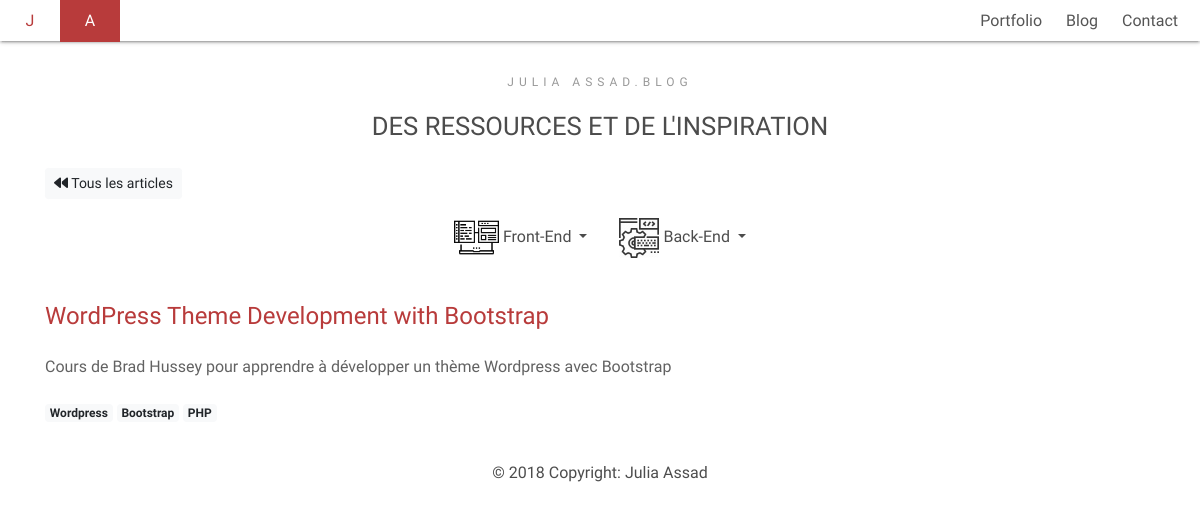
/Blog/article/wordpress-theme-development-with-bootstrap, run on an earlier commit of the app's database.
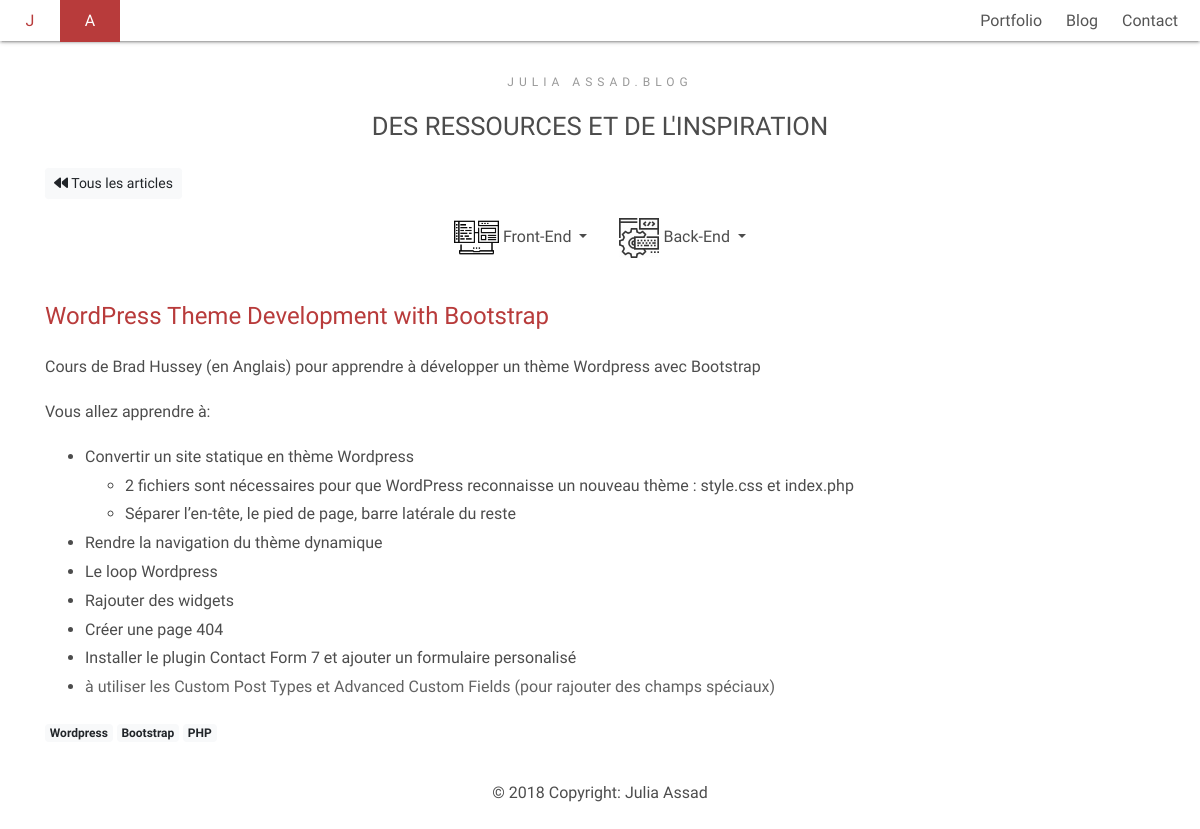
And on a later commit of the database.
### tables this page shows
CREATE TABLE `articles` (
  `article_id` int(11) NOT NULL,
  `article_title` varchar(255) NOT NULL,
  `article_content` text NOT NULL,
  `article_excerpt` text NOT NULL,
  `article_image` varchar(255) NOT NULL,
  `article_url` text NOT NULL,
  `article_slug` varchar(255) NOT NULL,
  `is_published` tinyint(1) NOT NULL DEFAULT '0'
);

### app/libraries/Core.php (called while the page is built, shortened)
<?php
class Core
{
 protected $currentMethod = 'Index';
 public function __construct()
 {
  $url = $this->getUrl();
  if (file_exists('../app/controllers/' . ucwords($url[0]) . '.php')) {
   unset($url[0]);
  }
  $this->currentController = new $this->currentController;
  if (isset($url[1])) {
   if (method_exists($this->currentController, $url[1])) {
    $this->currentMethod = $url[1];
    unset($url[1]);
   }
  }
  $this->params = $url ? array_values($url) : [];
  call_user_func_array([$this->currentController, $this->currentMethod], $this->params);
 }
 public function getUrl()
 {
  if (isset($_GET['url'])) {
   $url = rtrim($_GET['url'], '/');
   $url = filter_var($url, FILTER_SANITIZE_URL);
   $url = explode('/', $url);
   return $url;
  }
 }
}

### build/index.php (called while the page is built, shortened)
<?php
$init = new Core;

### app/libraries/Database.php (called while the page is built, shortened)
<?php
class Database
{
 private $host = DB_HOST;
 private $user = DB_USER;
 private $pass = DB_PASS;
 private $dbname = DB_NAME;
 private $dbh;
 private $stmt;
 public function __construct()
 {
  $dsn = 'mysql:host=' . $this->host . ';dbname=' . $this->dbname;
  $options = array(
   PDO::ATTR_PERSISTENT => true,
   PDO::ATTR_ERRMODE => PDO::ERRMODE_EXCEPTION,
  );
  try {
   $this->dbh = new PDO($dsn, $this->user, $this->pass, $options);
  } catch (PDOException $e) {
   $this->error = $e->getMessage();
   echo $this->error;
  }}
 public function query($sql)
 {
  $this->stmt = $this->dbh->prepare($sql);
 }
 public function bind($param, $value, $type = null)
 {
  if (is_null($type)) {
   switch (true) {
    default:
     $type = PDO::PARAM_STR;
   }
  }
  $this->stmt->bindValue($param, $value, $type);
 }
 public function execute()
 {
  return $this->stmt->execute();
 }
 public function resultSet()
 {
  $this->execute();
  return $this->stmt->fetchAll(PDO::FETCH_OBJ);
 }
 public function single()
 {
  $this->execute();
  return $this->stmt->fetch(PDO::FETCH_OBJ);
 }
}

### app/models/Blogmodel.php (called while the page is built, shortened)
<?php
class Blogmodel
{
    private $db;
    public function __construct()
    {
        $this->db = new Database;
    }
    public function getarticleBySlug($slug)
    {
        $this->db->query("SELECT * FROM articles WHERE article_slug = :slug");
        $this->db->bind(':slug', $slug);
        $row = $this->db->single();
        return $row;
    }
}

### app/models/Categorymodel.php (called while the page is built, shortened)
<?php
class Categorymodel
{
    private $db;
    public function __construct()
    {
        $this->db = new Database;
    }
    public function getFrontCategories()
    {
        $this->db->query('SELECT * FROM categories
        INNER JOIN article_categories on categories.category_id = article_categories.category_id
        INNER JOIN articles on articles.article_id = article_categories.article_id
        WHERE category_type = :type
        AND articles.is_published = 1
        GROUP BY article_categories.category_id');
        $this->db->bind(':type', 'front-end');
        $results = $this->db->resultSet();
        return $results;
    }
    public function getBackCategories()
    {
        $this->db->query('SELECT * FROM categories
        INNER JOIN article_categories on categories.category_id = article_categories.category_id
        INNER JOIN articles on articles.article_id = article_categories.article_id
        WHERE category_type = :type
        AND articles.is_published = 1
        GROUP BY article_categories.category_id');
        $this->db->bind(':type', 'back-end');
        $results = $this->db->resultSet();
        return $results;
    }
    public function getDatabaseCategories()
    {
        $this->db->query('SELECT * FROM categories
        INNER JOIN article_categories on categories.category_id = article_categories.category_id
        INNER JOIN articles on articles.article_id = article_categories.article_id
        WHERE category_type = :type
        AND articles.is_published = 1
        GROUP BY article_categories.category_id');
        $this->db->bind(':type', 'database');
        $results = $this->db->resultSet();
        return $results;
    }
    public function getCategories()
    {
        $this->db->query('SELECT * FROM categories INNER JOIN article_categories on article_categories.category_id = categories.category_id');
        $results = $this->db->resultSet();
        return $results;
    }
}

### app/views/front/pages/single-article.php (the view, shortened to what the changed rows need)
<?php require APPROOT . '/views/inc/header.php';?>
<?php require APPROOT . '/views/inc/top-menu.php';?>
<div id="main" class="main-container">
    <section class="single-article">
        <div class="container">
            <div class="row">
                <div class="col-sm-12">
                    <span class="heading-meta text-center">Julia Assad.blog</span>
                    <h2 class="mb-4 text-center section-title">Des Ressources et de l'inspiration</h2>
                    <a href="<?php echo URLROOT; ?>/Blog" class="btn btn-sm btn-light"><i class="fa fa-backward"
                            aria-hidden="true"></i>
                        Tous les articles</a>
                    <nav class="navbar justify-content-center mb-4">
                        <?php if($data['frontCategories']):?>
                        <div class="nav-item dropdown">
                            <a class="nav-link dropdown-toggle" href="#" id="navbarDropdown" role="button"
                                data-toggle="dropdown" aria-haspopup="true" aria-expanded="false">
                                <img class="img-fluid front-end-img" src="../../img/front.png" width="45" height="45"
                                    alt="front-end icon"> Front-End
                            </a>
                        </div>
                        <?php endif;?>
                        <?php if($data['backCategories']):?>
                        <div class="nav-item dropdown">
                            <a class="nav-link dropdown-toggle" href="#" id="navbarDropdown2" role="button"
                                data-toggle="dropdown" aria-haspopup="true" aria-expanded="false">
                                <img class="img-fluid back-end-img" src="../../img/back.png" width="40" height="40"
                                    alt="front-end icon"> Back-End
                            </a>
                        </div>
                        <?php endif;?>
                    </nav>
                    <?php if($data['article']->article_url):?>
                    <h2 class="mt-3 h4"><a href="<?php echo $data['article']->article_url;?>" target="_blank"> <?php echo $data['article']->article_title; ?></a></h2>
                    <?php else: ?>
                    <h2 class="mt-3 h4"><?php echo $data['article']->article_title; ?></h2>
                    <?php endif;?>
                    <?php echo $data['article']->article_content; ?>
                    <div class="mb-3">
                        <?php foreach ($data['categories'] as $category):?>
                        <?php if($data['article']->article_id == $category->article_id):?>
                        <a href="<?php echo URLROOT;?>/Blog/categorie/<?php echo $category->category_name_slug;?>"
                            class="badge badge-light"><?php echo $category->category_name;?></a>
                        <?php endif;?>
                        <?php endforeach;?>
                    </div>
                </div>
            </div>
        </div>
    </section>
</div>
<?php require APPROOT . '/views/inc/footer.php';?>

What changed in the data, as far as the page shows it:
changed articles "WordPress Theme Development with Bootstrap": article_content "Cours de Brad Hussey pour apprendre à développer un thème Wordpress avec Bootstrap" → "Cours de Brad Hussey (en Anglais) pour apprendre à développer un thème Wordpress avec Bootstrap Vous allez apprendre à: Convertir un site statique en thème Wordpress 2 fichiers sont nécessaires pour que WordPress reconnaisse un nouveau thème : style.css et index.php Séparer l’en-tête, le pied de page, barre latérale du reste Rendre la navigation du thème dynamique Le loop Wordpress Rajouter des widgets Créer une page 404 Installer le plugin Contact Form 7 et ajouter un formulaire personalisé à utiliser les Custom Post Types et Advanced Custom Fields (pour rajouter des champs spéciaux)"
